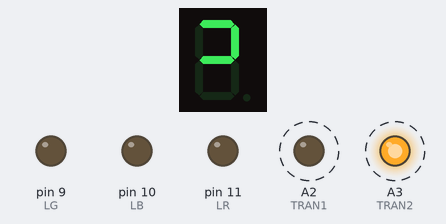
Recording of a sketch running on a simulated Arduino Uno, built with avr-gcc and run on an emulated ATmega328P. Shown: 1-digit seven-segment display, output pins drawn as LEDs (lit = HIGH). Wiring (inferred from the names in the program): 1-digit 7-segment display, segments lit when LOW: segments pin 2, pin 3, pin 4, pin 5, pin 6, pin 7, pin 8. Dashed ring = blinking. The segment pins are drawn as the display they are named for; pins used as bus, display or sensor lines are not drawn.

Above: at 0.05 s.
At 90.0 s:
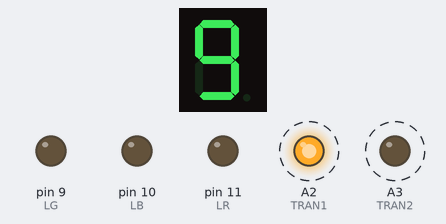
Timing chart, 0 to 130.0 s (numbered marks = the images above):
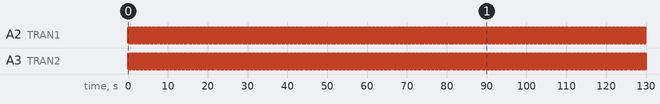

The sketch:

two-displays-common-anode.ino
```cpp
#define SEGA 2
#define SEGB 3
#define SEGC 4
#define SEGD 5
#define SEGE 6
#define SEGF 7
#define SEGG 8

#define LG 9
#define LB 10
#define LR 11

#define BUTTON 12

#define TRAN1 A2
#define TRAN2 A3

#define MAX_COLOR 255

void setup()
{
    pinMode(SEGA, OUTPUT);
    pinMode(SEGB, OUTPUT);
    pinMode(SEGC, OUTPUT);
    pinMode(SEGD, OUTPUT);
    pinMode(SEGE, OUTPUT);
    pinMode(SEGF, OUTPUT);
    pinMode(SEGG, OUTPUT);

    pinMode(BUTTON, INPUT);

    pinMode(LR, OUTPUT);
    pinMode(LB, OUTPUT);
    pinMode(LG, OUTPUT);

    pinMode(TRAN1, OUTPUT);
    pinMode(TRAN2, OUTPUT);

    digitalWrite(SEGA, LOW);
    digitalWrite(SEGB, LOW);
    digitalWrite(SEGC, LOW);
    digitalWrite(SEGD, LOW);
    digitalWrite(SEGE, LOW);
    digitalWrite(SEGF, LOW);
    digitalWrite(SEGG, LOW);

    digitalWrite(TRAN1, LOW);
    digitalWrite(TRAN2, LOW);

    analogWrite(LR, 0);
    analogWrite(LG, 0);
    analogWrite(LB, 0);
}


byte IS_START = 1;

byte counter = 0;
byte button_state = 0;
byte last_button_state = 0;
byte R;
byte B;
byte G;


void loop()
{
    if (IS_START)
    {
        digitalWrite(TRAN1, HIGH);
        digitalWrite(TRAN2, HIGH);
        IS_START = 0;
    }

    while (true)
    {
        show_digit(7);
        digitalWrite(TRAN1, LOW);
        delay(100);
        turn_off_display();
        show_digit(9);
        digitalWrite(TRAN2, LOW);
        delay(100);
        turn_off_display();
    }

    //byte button_state = digitalRead(BUTTON);

    //if (button_state != last_button_state)
    //{
    //    if (counter > 9)
    //    {
    //        counter = 0;
    //    }

    //    if (button_state == HIGH && counter < 10)
    //    {
    //        turn_on_display();
    //        show_digit(counter);
    //        counter++;
    //        delay(50);
    //    }

    //}

    //last_button_state = button_state;
}

void turn_off_display()
{
    digitalWrite(TRAN1, HIGH);
    digitalWrite(TRAN2, HIGH);
}

void turn_on_display()
{
    digitalWrite(TRAN1, LOW);
    digitalWrite(TRAN2, LOW);
}

void show_digit(byte d)
{
    byte VA = HIGH;
    byte VB = HIGH;
    byte VC = HIGH;
    byte VD = HIGH;
    byte VE = HIGH;
    byte VF = HIGH;
    byte VG = HIGH;


    if (d == 0)
    {
        VA = LOW;
        VB = LOW;
        VC = LOW;
        VE = LOW;
        VF = LOW;
        VG = LOW;
    }

    if (d == 1)
    {
        VA = LOW;
        VG = LOW;
    }

    if (d == 2)
    {
        VA = LOW;
        VB = LOW;
        VD = LOW;
        VE = LOW;
        VF = LOW;
    }

    if (d == 3)
    {
        VA = LOW;
        VB = LOW;
        VD = LOW;
        VF = LOW;
        VG = LOW;
    }

    if (d == 4)
    {
        VA = LOW;
        VC = LOW;
        VD = LOW;
        VG = LOW;
    }

    if (d == 5)
    {
        VB = LOW;
        VC = LOW;
        VD = LOW;
        VF = LOW;
        VG = LOW;
    }

    if (d == 6)
    {
        VB = LOW;
        VC = LOW;
        VD = LOW;
        VE = LOW;
        VF = LOW;
        VG = LOW;
    }

    if (d == 7)
    {
        VA = LOW;
        VB = LOW;
        VG = LOW;
    }

    if (d == 8)
    {
        VA = LOW;
        VB = LOW;
        VC = LOW;
        VD = LOW;
        VE = LOW;
        VF = LOW;
        VG = LOW;
    }

    if (d == 9)
    {
        VA = LOW;
        VB = LOW;
        VC = LOW;
        VD = LOW;
        VF = LOW;
        VG = LOW;
    }

    digitalWrite(SEGA, VA);
    digitalWrite(SEGB, VB);
    digitalWrite(SEGC, VC);
    digitalWrite(SEGD, VD);
    digitalWrite(SEGE, VE);
    digitalWrite(SEGF, VF);
    digitalWrite(SEGG, VG);
}
```

Measured:
- by itself, A2 (TRAN1), A3 (TRAN2): alternates HIGH for 0.10 s and LOW for 0.10 s
